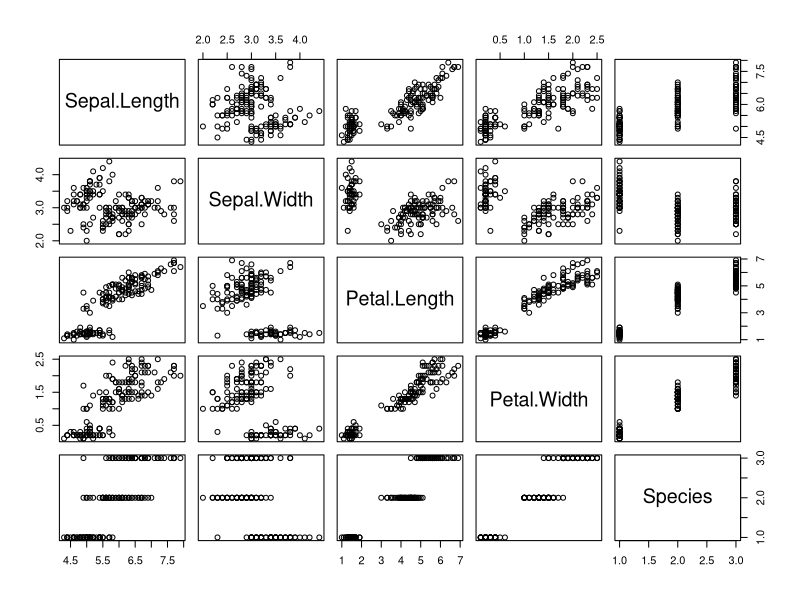
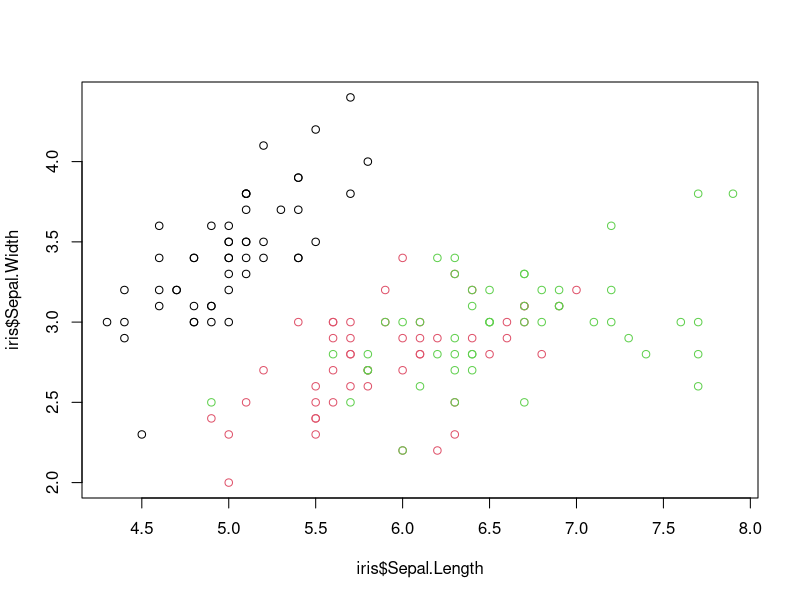
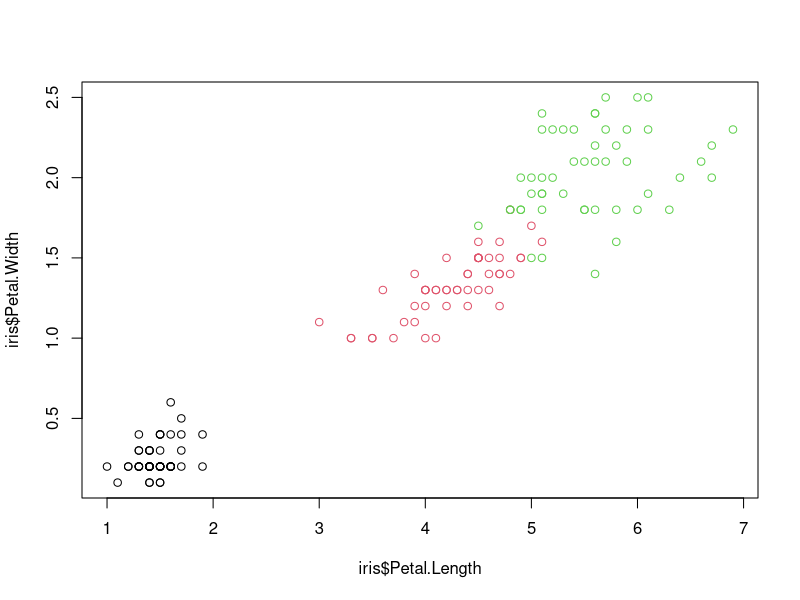
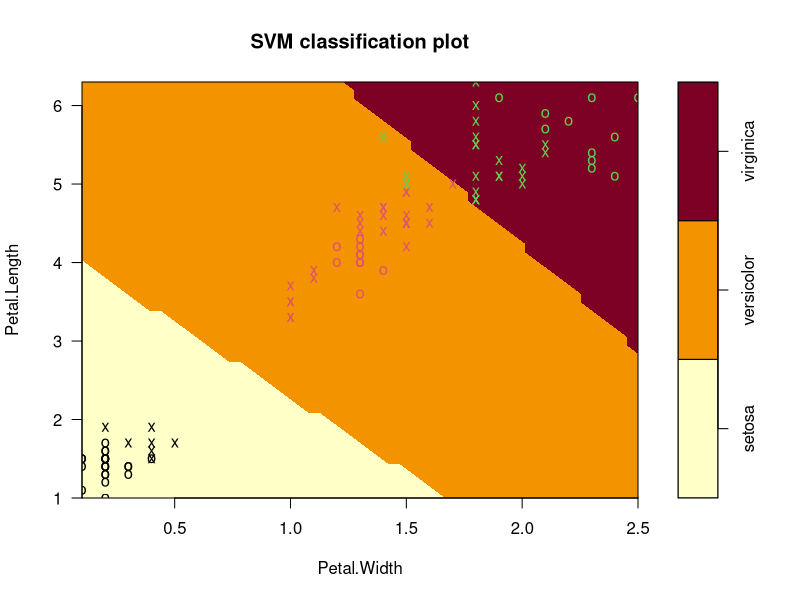
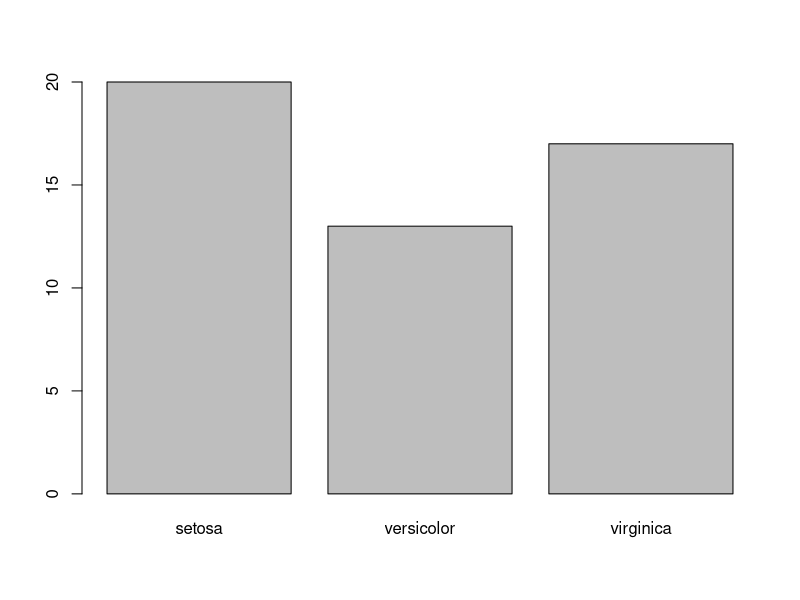

R code for these plots, in order:
## ---- chunk 1
library(e1071) # library for svm model
library(tidyverse)
#install.packages("e1071")
## ---- chunk 2
data(iris)
attach(iris)
## ---- chunk 3
head(iris)
## ---- chunk 4
plot(iris)
## ---- chunk 5
plot(iris$Sepal.Length, 
     iris$Sepal.Width, 
     col=iris$Species)
## ---- chunk 6
plot(iris$Petal.Length, 
     iris$Petal.Width, 
     col=iris$Species)
## ---- chunk 7
index <- 1:nrow(iris)
testindex <- sample(index, trunc(length(index)/3))

traincols <- c("Petal.Length", "Petal.Width", "Species")
testcols <- c("Petal.Length", "Petal.Width")

testset <- iris[testindex, testcols]
testtarget <- iris[testindex, "Species"]
trainset <- iris[-testindex, traincols]
## ---- chunk 8
trainset %>% head()
## ---- chunk 9
#tuned <- tune(svm, Species ~ ., 
#              data = trainset,
#              decision.values =TRUE,
#              scaled =TRUE,
#             ranges = list(cost=2^(-3:2),
#                            gamma=2^(-25:1),
#                            coef0=1^(-15:5),
#                            kernel=c("linear",
#                                       "polynomial",
#                                       "radial basis",
#                                       "sigmoid")),
#             tunecontrol = tune.control(nrepeat = 5, 
#                                        sampling = "cross", 
#                                         cross = 5))
## ---- chunk 10
tune.out <- tune(svm, Species ~ .,
                 data = trainset, 
                 decision.values =TRUE,
                 scaled =TRUE,
                 ranges=list(cost=2^(-3:2),
                             coef0=1^(-15:5)),
                 tunecontrol = tune.control(nrepeat = 5, 
                                            sampling = "cross", 
                                            cross = 5))
## ---- chunk 11
tune.out$best.parameters
## ---- chunk 12
# svm model
svm.model <- svm(Species ~ ., data = trainset, kernel = "linear", cost = .125, coef0 = 1)
svm.pred <- predict(svm.model, testset)
## ---- chunk 13
summary(svm.model)
## ---- chunk 14
plot(svm.model, data = trainset)
## ---- chunk 15
plot(svm.pred)
## ---- chunk 16
cat("accuracy of the model: ", mean(svm.pred == testtarget))
## ---- chunk 17
# confusion matrix
table(pred = svm.pred, true = testtarget)
## ---- chunk 18
# for model with more than 2 parameters
#plot(svm.model, data = trainset, Petal.Width ~ Petal.Length,
#     slice = list(Sepal.Width = 3, Sepal.Length = 5))
